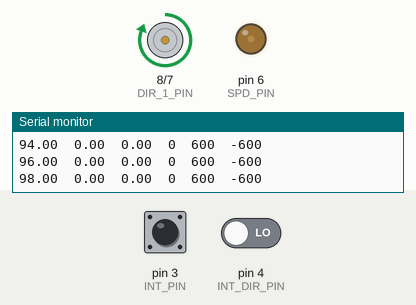
This sketch was run on a simulated Arduino Uno, built with avr-gcc and run on an emulated ATmega328P. Shown: motor-driver pin pairs drawn as motors (green arrow = first pin HIGH = forward, orange = second pin HIGH = backward, longer = more drive), output pins drawn as LEDs (lit = HIGH), the last lines printed to the serial monitor. The test bench sets the inputs (shaded band); at power-on: pin 3 (INT_PIN) LOW, pin 4 (INT_DIR_PIN) LOW.

Above: at 1.2 s.
1.3 s: pin 3 (INT_PIN) driven HIGH
At 2.94 s:
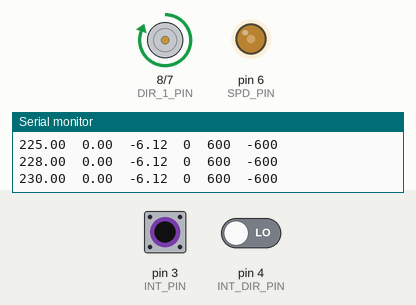
7.3 s: pin 3 (INT_PIN) pulsed LOW 2 times (0.12 s each, 0.3 s apart)
At 7.62 s:
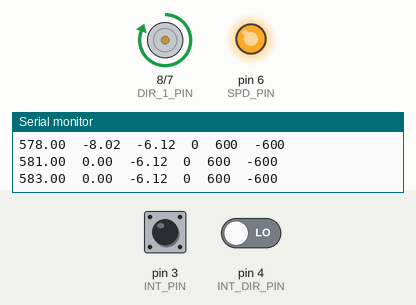
Timing chart, 0 to 19.8 s (numbered marks = the images above; inputs shaded):
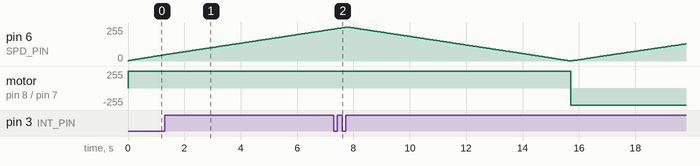

The sketch:

Leonardo_BOTH_MET_SPEED_TEST.ino
```cpp
#include <TimerThree.h>

#define SPD_PIN 6
#define DIR_1_PIN 8
#define DIR_2_PIN 7
#define INT_PIN 3
#define INT_DIR_PIN 4
#define IPR 12 //impuls per rotation
#define REDUCTION 74.83
#define NOM_SPD 100 //RPM - Rotation per Minute
#define MAX_SPD NOM_SPD*6 //DPS - Degrees per Second
#define TIMER_PERIOD 50000

volatile long enc = 0;
volatile word dt = 65535;
volatile long dF = 0;
volatile float w_timer = 0.0f;
volatile float w_interrupt = 0.0f;
volatile unsigned long oldTime = 0;
volatile long oldEnc=0;
int motorPower=0; //power (speed) to motor
float motorW=0; //rotate speed to motor
int deltaPower=1; //delta speed per loop step

void setup() {
  pinMode(SPD_PIN, OUTPUT);
  pinMode(DIR_1_PIN, OUTPUT);
  pinMode(DIR_2_PIN, OUTPUT);
  pinMode(INT_PIN, INPUT);
  pinMode(INT_DIR_PIN, INPUT);
  Serial.begin(9600);
  Timer3.initialize(TIMER_PERIOD);
  Timer3.attachInterrupt(intTime);
  oldTime = micros();
  attachInterrupt(digitalPinToInterrupt(INT_PIN), intEnc, RISING);
}

void intTime(void){
  long thisEnc=enc;
  dF=thisEnc-oldEnc;
  oldEnc=thisEnc;
  w_timer=(360.0f*1000000.0f*dF)/(REDUCTION*IPR*TIMER_PERIOD);
}

void intEnc(){
  unsigned long thisTime = micros();
  if( thisTime-oldTime>65535) {dt = 65535;}else{dt = thisTime - oldTime;}
  oldTime = thisTime;
  if ( digitalRead(INT_DIR_PIN) ) {
    enc++;
    w_interrupt=(360.0f*1000000.0f)/(REDUCTION*IPR*dt);
  } else {
    enc--;
    w_interrupt=-(360.0f*1000000.0f)/(REDUCTION*IPR*dt);
  }
}

void motorA(int spd){
  if(spd>255)spd=255;
  if(spd<-255)spd=-255;
  if(spd>=0)
  {
    digitalWrite(DIR_1_PIN, HIGH);
    digitalWrite(DIR_2_PIN, LOW);
    analogWrite(SPD_PIN, spd);
  }else{
    digitalWrite(DIR_1_PIN, LOW);
    digitalWrite(DIR_2_PIN, HIGH);
    analogWrite(SPD_PIN, abs(spd));
  }
}

void loop() {
  if( motorPower>254 ) deltaPower=-1;
  if( motorPower<-254 ) deltaPower=1;
  motorPower=motorPower+deltaPower;
  motorA(motorPower);
  motorW=map(motorPower, -255, 255, -MAX_SPD, MAX_SPD);
  Serial.print(motorW);
  Serial.print("\t");
  Serial.print(w_timer);
  Serial.print("\t");
  Serial.print(w_interrupt);
  Serial.print("\t");
  Serial.print(0);
  Serial.print("\t");
  Serial.print(MAX_SPD);
  Serial.print("\t");
  Serial.println(-MAX_SPD);
  delay(15);
}
```
